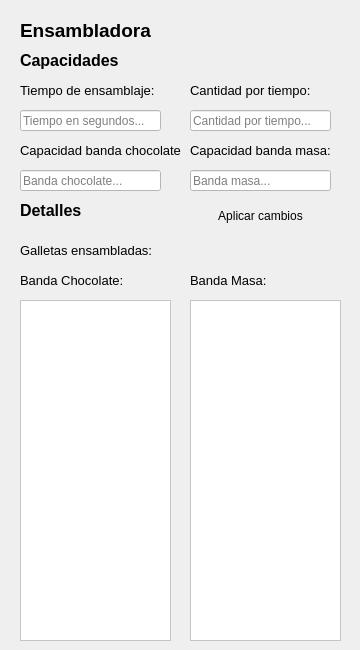
     <widget class="QWidget" name="assembly_page">
      <widget class="QLabel" name="label_57">
       <property name="geometry">
        <rect>
         <x>20</x>
         <y>20</y>
         <width>321</width>
         <height>21</height>
        </rect>
       </property>
       <property name="font">
        <font>
         <pointsize>14</pointsize>
         <weight>75</weight>
         <bold>true</bold>
        </font>
       </property>
       <property name="text">
        <string>Ensambladora</string>
       </property>
      </widget>
      <widget class="QLabel" name="label_58">
       <property name="geometry">
        <rect>
         <x>20</x>
         <y>50</y>
         <width>131</width>
         <height>21</height>
        </rect>
       </property>
       <property name="font">
        <font>
         <pointsize>12</pointsize>
         <weight>75</weight>
         <bold>true</bold>
        </font>
       </property>
       <property name="text">
        <string>Capacidades</string>
       </property>
      </widget>
      <widget class="QLineEdit" name="leAsmDelay">
       <property name="geometry">
        <rect>
         <x>20</x>
         <y>110</y>
         <width>141</width>
         <height>21</height>
        </rect>
       </property>
       <property name="styleSheet">
        <string notr="true">background-color: rgb(255, 255, 255);
color: rgb(0, 0, 0);</string>
       </property>
       <property name="inputMask">
        <string/>
       </property>
       <property name="maxLength">
        <number>10</number>
       </property>
       <property name="placeholderText">
        <string>Tiempo en segundos...</string>
       </property>
      </widget>
      <widget class="QLabel" name="label_59">
       <property name="geometry">
        <rect>
         <x>20</x>
         <y>80</y>
         <width>151</width>
         <height>21</height>
        </rect>
       </property>
       <property name="font">
        <font>
         <pointsize>10</pointsize>
         <weight>50</weight>
         <bold>false</bold>
        </font>
       </property>
       <property name="text">
        <string>Tiempo de ensamblaje:</string>
       </property>
      </widget>
      <widget class="QLabel" name="label_60">
       <property name="geometry">
        <rect>
         <x>190</x>
         <y>80</y>
         <width>151</width>
         <height>21</height>
        </rect>
       </property>
       <property name="font">
        <font>
         <pointsize>10</pointsize>
         <weight>50</weight>
         <bold>false</bold>
        </font>
       </property>
       <property name="text">
        <string>Cantidad por tiempo:</string>
       </property>
      </widget>
      <widget class="QLineEdit" name="leAsmProd">
       <property name="geometry">
        <rect>
         <x>190</x>
         <y>110</y>
         <width>141</width>
         <height>21</height>
        </rect>
       </property>
       <property name="styleSheet">
        <string notr="true">background-color: rgb(255, 255, 255);
color: rgb(0, 0, 0);</string>
       </property>
       <property name="inputMask">
        <string/>
       </property>
       <property name="text">
        <string/>
       </property>
       <property name="maxLength">
        <number>10</number>
       </property>
       <property name="placeholderText">
        <string>Cantidad por tiempo...</string>
       </property>
      </widget>
      <widget class="QLabel" name="label_62">
       <property name="geometry">
        <rect>
         <x>20</x>
         <y>200</y>
         <width>111</width>
         <height>21</height>
        </rect>
       </property>
       <property name="font">
        <font>
         <pointsize>12</pointsize>
         <weight>75</weight>
         <bold>true</bold>
        </font>
       </property>
       <property name="text">
        <string>Detalles</string>
       </property>
      </widget>
      <widget class="QLabel" name="lbAsmAssembled">
       <property name="geometry">
        <rect>
         <x>20</x>
         <y>240</y>
         <width>301</width>
         <height>21</height>
        </rect>
       </property>
       <property name="font">
        <font>
         <pointsize>10</pointsize>
         <weight>50</weight>
         <bold>false</bold>
        </font>
       </property>
       <property name="text">
        <string>Galletas ensambladas:</string>
       </property>
      </widget>
      <widget class="QLabel" name="label_65">
       <property name="geometry">
        <rect>
         <x>20</x>
         <y>140</y>
         <width>161</width>
         <height>21</height>
        </rect>
       </property>
       <property name="font">
        <font>
         <pointsize>10</pointsize>
         <weight>50</weight>
         <bold>false</bold>
        </font>
       </property>
       <property name="text">
        <string>Capacidad banda chocolate:</string>
       </property>
      </widget>
      <widget class="QLineEdit" name="leAsmChoc">
       <property name="geometry">
        <rect>
         <x>20</x>
         <y>170</y>
         <width>141</width>
         <height>21</height>
        </rect>
       </property>
       <property name="styleSheet">
        <string notr="true">background-color: rgb(255, 255, 255);
color: rgb(0, 0, 0);</string>
       </property>
       <property name="inputMask">
        <string/>
       </property>
       <property name="maxLength">
        <number>10</number>
       </property>
       <property name="placeholderText">
        <string>Banda chocolate...</string>
       </property>
      </widget>
      <widget class="QLabel" name="label_66">
       <property name="geometry">
        <rect>
         <x>190</x>
         <y>140</y>
         <width>161</width>
         <height>21</height>
        </rect>
       </property>
       <property name="font">
        <font>
         <pointsize>10</pointsize>
         <weight>50</weight>
         <bold>false</bold>
        </font>
       </property>
       <property name="text">
        <string>Capacidad banda masa:</string>
       </property>
      </widget>
      <widget class="QLineEdit" name="leAsmDough">
       <property name="geometry">
        <rect>
         <x>190</x>
         <y>170</y>
         <width>141</width>
         <height>21</height>
        </rect>
       </property>
       <property name="styleSheet">
        <string notr="true">background-color: rgb(255, 255, 255);
color: rgb(0, 0, 0);</string>
       </property>
       <property name="inputMask">
        <string/>
       </property>
       <property name="maxLength">
        <number>10</number>
       </property>
       <property name="placeholderText">
        <string>Banda masa...</string>
       </property>
      </widget>
      <widget class="QPushButton" name="btnAsmApply">
       <property name="geometry">
        <rect>
         <x>190</x>
         <y>200</y>
         <width>141</width>
         <height>31</height>
        </rect>
       </property>
       <property name="cursor">
        <cursorShape>PointingHandCursor</cursorShape>
       </property>
       <property name="autoFillBackground">
        <bool>false</bool>
       </property>
       <property name="styleSheet">
        <string notr="true">background-color: rgb(40, 49, 73);
selection-color: rgb(40, 49, 73);</string>
       </property>
       <property name="text">
        <string>Aplicar cambios</string>
       </property>
       <property name="autoDefault">
        <bool>false</bool>
       </property>
       <property name="default">
        <bool>true</bool>
       </property>
       <property name="flat">
        <bool>true</bool>
       </property>
      </widget>
      <widget class="QPlainTextEdit" name="teAsmChocolate">
       <property name="geometry">
        <rect>
         <x>20</x>
         <y>300</y>
         <width>151</width>
         <height>341</height>
        </rect>
       </property>
       <property name="cursor" stdset="0">
        <cursorShape>PointingHandCursor</cursorShape>
       </property>
       <property name="autoFillBackground">
        <bool>false</bool>
       </property>
       <property name="styleSheet">
        <string notr="true">background-color: rgb(255, 255, 255);
color: rgb(0, 0, 0);</string>
       </property>
       <property name="readOnly">
        <bool>true</bool>
       </property>
      </widget>
      <widget class="QPlainTextEdit" name="teAsmDough">
       <property name="geometry">
        <rect>
         <x>190</x>
         <y>300</y>
         <width>151</width>
         <height>341</height>
        </rect>
       </property>
       <property name="cursor" stdset="0">
        <cursorShape>PointingHandCursor</cursorShape>
       </property>
       <property name="autoFillBackground">
        <bool>false</bool>
       </property>
       <property name="styleSheet">
        <string notr="true">background-color: rgb(255, 255, 255);
color: rgb(0, 0, 0);</string>
       </property>
       <property name="readOnly">
        <bool>true</bool>
       </property>
      </widget>
      <widget class="QLabel" name="lbAsmAssembled_2">
       <property name="geometry">
        <rect>
         <x>20</x>
         <y>270</y>
         <width>141</width>
         <height>21</height>
        </rect>
       </property>
       <property name="font">
        <font>
         <pointsize>10</pointsize>
         <weight>50</weight>
         <bold>false</bold>
        </font>
       </property>
       <property name="text">
        <string>Banda Chocolate:</string>
       </property>
      </widget>
      <widget class="QLabel" name="lbAsmAssembled_3">
       <property name="geometry">
        <rect>
         <x>190</x>
         <y>270</y>
         <width>141</width>
         <height>21</height>
        </rect>
       </property>
       <property name="font">
        <font>
         <pointsize>10</pointsize>
         <weight>50</weight>
         <bold>false</bold>
        </font>
       </property>
       <property name="text">
        <string>Banda Masa:</string>
       </property>
      </widget>
     </widget>
